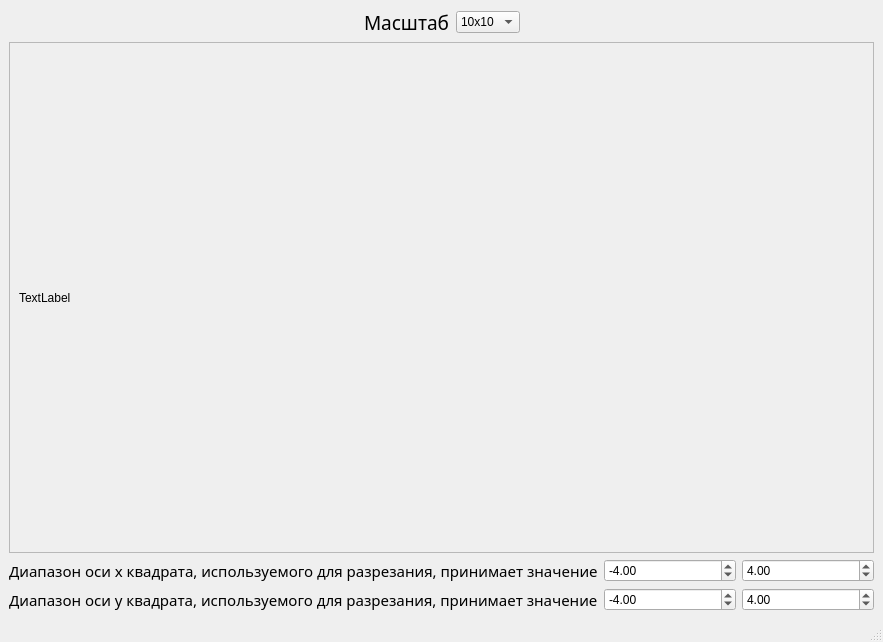
<?xml version="1.0" encoding="UTF-8"?>
<ui version="4.0">
 <class>MainWindow</class>
 <widget class="QMainWindow" name="MainWindow">
  <property name="geometry">
   <rect>
    <x>0</x>
    <y>0</y>
    <width>883</width>
    <height>642</height>
   </rect>
  </property>
  <property name="windowTitle">
   <string>Отсечение</string>
  </property>
  <widget class="QWidget" name="centralwidget">
   <layout class="QVBoxLayout" name="verticalLayout">
    <item>
     <layout class="QHBoxLayout" name="horizontalLayout_3">
      <item>
       <spacer name="horizontalSpacer_3">
        <property name="orientation">
         <enum>Qt::Horizontal</enum>
        </property>
        <property name="sizeHint" stdset="0">
         <size>
          <width>40</width>
          <height>20</height>
         </size>
        </property>
       </spacer>
      </item>
      <item>
       <widget class="QLabel" name="label_6">
        <property name="font">
         <font>
          <family>Arial Black</family>
          <pointsize>14</pointsize>
         </font>
        </property>
        <property name="text">
         <string>Масштаб</string>
        </property>
       </widget>
      </item>
      <item>
       <widget class="QComboBox" name="comboBox">
        <item>
         <property name="text">
          <string>10x10</string>
         </property>
        </item>
        <item>
         <property name="text">
          <string>20x20</string>
         </property>
        </item>
        <item>
         <property name="text">
          <string>40x40</string>
         </property>
        </item>
        <item>
         <property name="text">
          <string>80x80</string>
         </property>
        </item>
       </widget>
      </item>
      <item>
       <spacer name="horizontalSpacer_4">
        <property name="orientation">
         <enum>Qt::Horizontal</enum>
        </property>
        <property name="sizeHint" stdset="0">
         <size>
          <width>40</width>
          <height>20</height>
         </size>
        </property>
       </spacer>
      </item>
     </layout>
    </item>
    <item>
     <widget class="QScrollArea" name="scrollArea">
      <property name="widgetResizable">
       <bool>true</bool>
      </property>
      <widget class="QWidget" name="scrollAreaWidgetContents">
       <property name="geometry">
        <rect>
         <x>0</x>
         <y>0</y>
         <width>863</width>
         <height>478</height>
        </rect>
       </property>
       <layout class="QVBoxLayout" name="verticalLayout_2">
        <item>
         <widget class="QLabel" name="label">
          <property name="text">
           <string>TextLabel</string>
          </property>
         </widget>
        </item>
       </layout>
      </widget>
     </widget>
    </item>
    <item>
     <layout class="QHBoxLayout" name="horizontalLayout">
      <item>
       <layout class="QVBoxLayout" name="verticalLayout_5">
        <item>
         <layout class="QHBoxLayout" name="horizontalLayout_5">
          <item>
           <widget class="QLabel" name="label_4">
            <property name="font">
             <font>
              <family>Arial Black</family>
              <pointsize>11</pointsize>
             </font>
            </property>
            <property name="text">
             <string>Диапазон оси x квадрата, используемого для разрезания, принимает значение</string>
            </property>
           </widget>
          </item>
          <item>
           <widget class="QDoubleSpinBox" name="dsb_Xmin">
            <property name="minimum">
             <double>-100.000000000000000</double>
            </property>
            <property name="value">
             <double>-4.000000000000000</double>
            </property>
           </widget>
          </item>
          <item>
           <widget class="QDoubleSpinBox" name="dsb_Xmax">
            <property name="minimum">
             <double>-100.000000000000000</double>
            </property>
            <property name="value">
             <double>4.000000000000000</double>
            </property>
           </widget>
          </item>
         </layout>
        </item>
        <item>
         <layout class="QHBoxLayout" name="horizontalLayout_6">
          <item>
           <widget class="QLabel" name="label_5">
            <property name="font">
             <font>
              <family>Arial Black</family>
              <pointsize>11</pointsize>
             </font>
            </property>
            <property name="text">
             <string>Диапазон оси y квадрата, используемого для разрезания, принимает значение</string>
            </property>
           </widget>
          </item>
          <item>
           <widget class="QDoubleSpinBox" name="dsb_Ymin">
            <property name="minimum">
             <double>-100.000000000000000</double>
            </property>
            <property name="value">
             <double>-4.000000000000000</double>
            </property>
           </widget>
          </item>
          <item>
           <widget class="QDoubleSpinBox" name="dsb_Ymax">
            <property name="minimum">
             <double>-100.000000000000000</double>
            </property>
            <property name="value">
             <double>4.000000000000000</double>
            </property>
           </widget>
          </item>
         </layout>
        </item>
       </layout>
      </item>
     </layout>
    </item>
   </layout>
  </widget>
  <widget class="QMenuBar" name="menubar">
   <property name="geometry">
    <rect>
     <x>0</x>
     <y>0</y>
     <width>883</width>
     <height>23</height>
    </rect>
   </property>
  </widget>
  <widget class="QStatusBar" name="statusbar"/>
 </widget>
 <resources/>
 <connections/>
</ui>
